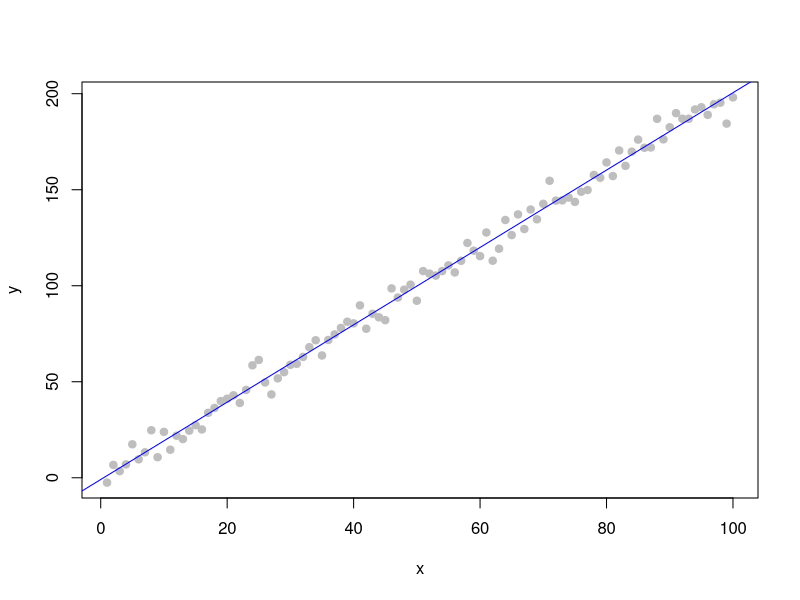

Generate this figure with R:
# A really simple code

n = 100
x = seq(1, n)
y = 2*x + rnorm(n, 0, 5)

lm1 <- lm(y~x)
summary(lm1)
X11(type = 'dbcairo')
plot(x, y, pch = 19, col = 'grey')
abline(lm1, col = 'blue')
